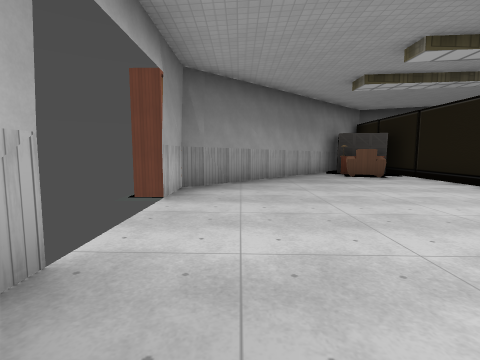
[1] (above)

17 first-person views from a walk through a Godot game level. The camera is 1.4 m above the floor, tilts 6° down and sees 85° across. The floor is counted in squares, 2 m on a side. Each view is taken from the middle of a square. On the plan, view 1 faces up. The plan holds only what a view shows up to about 9 squares ahead; the rest is blank. Some surface patterns are stand-ins.

[2]
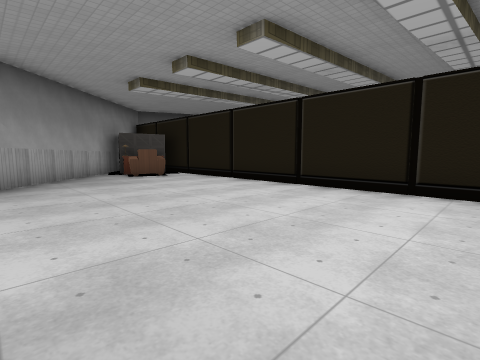

[3]
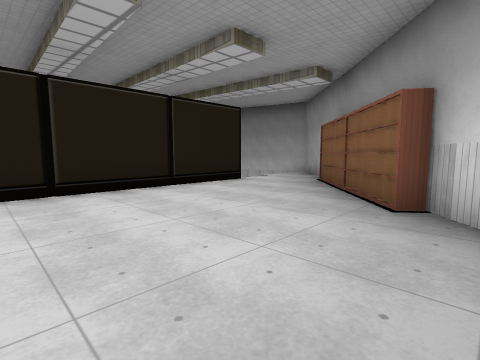

[4]
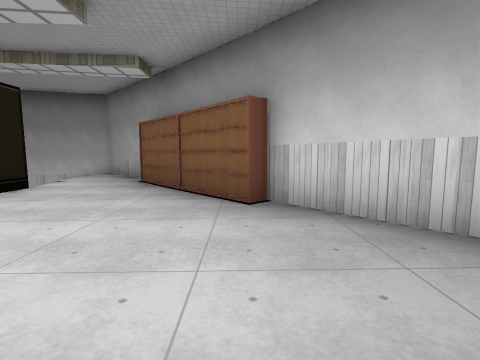

[5]
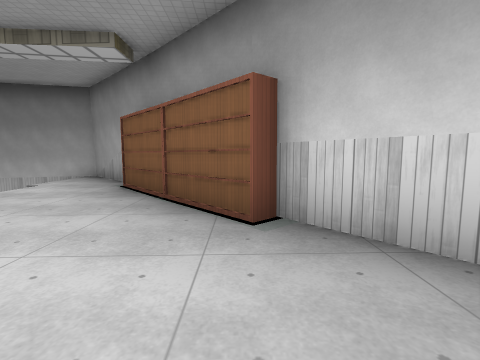

[6]
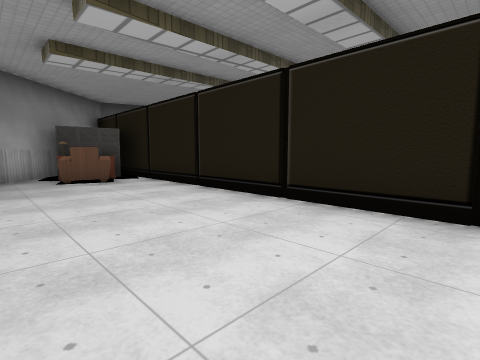

[7]
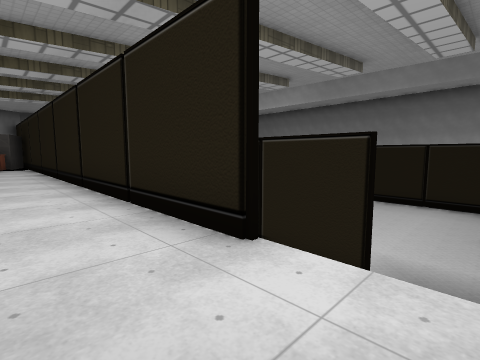

[8]
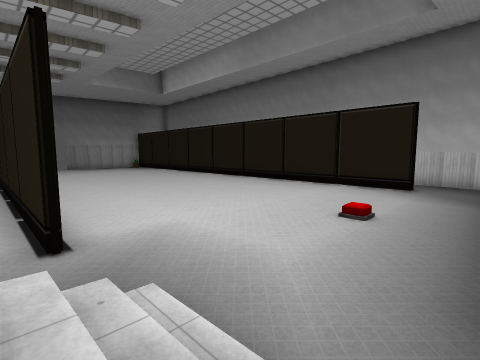

[9]
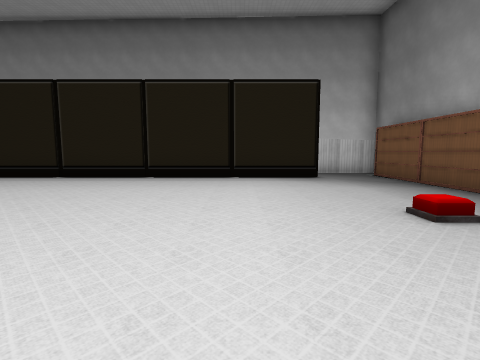

[10]
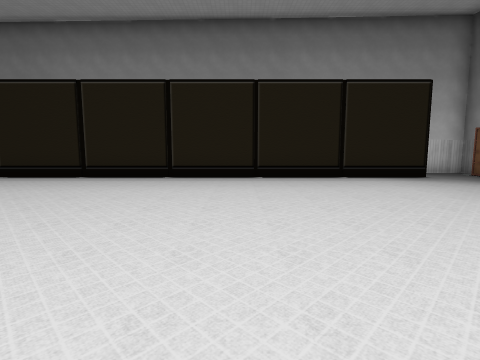

[11]
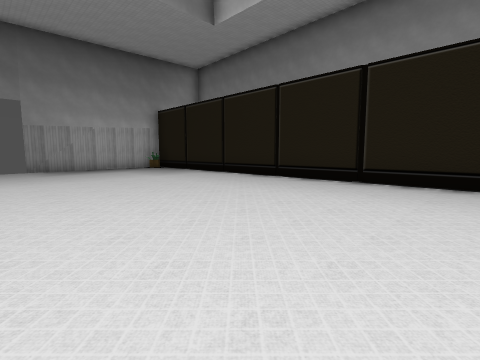

[12]
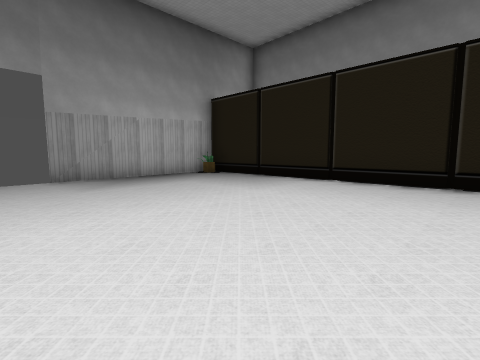

[13]
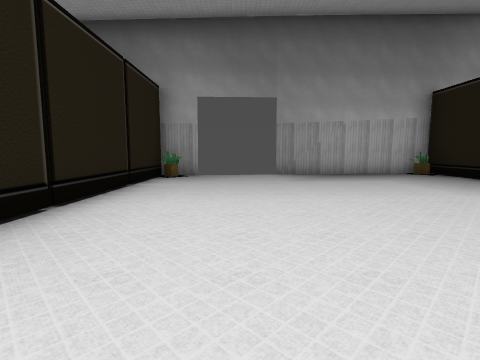

[14]
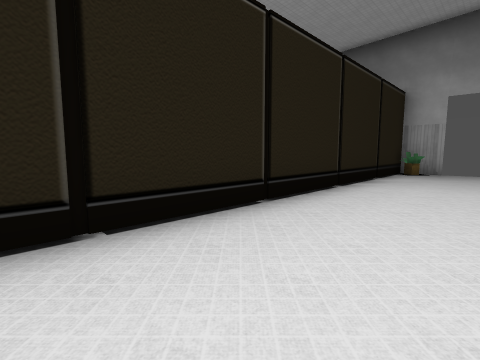

[15]
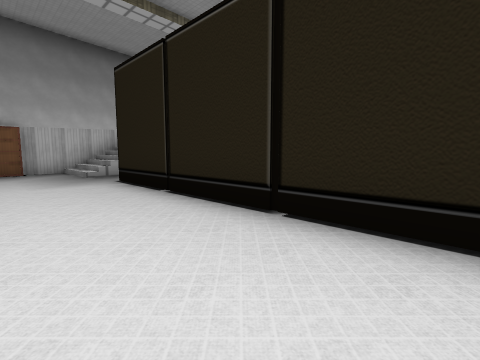

[16]
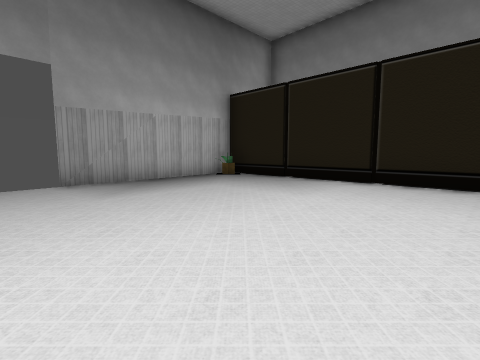

[17]
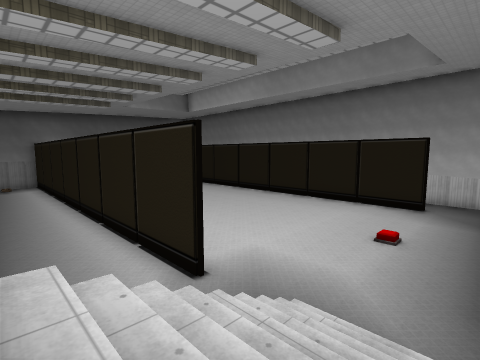

### Floor plan
Key: @ floor where view 1 was taken; # wall or solid block; . main floor; : floor 3 m higher than the main floor; + floor 3.25 m higher than the main floor; / step, stairs or slope; E desk; C chair; B bookshelf; P plant.
Columns run from 2 left of view 1 to 19 right of it. Each row starts with its distance up from view 1.
 14               #####P
 13           #####....P
 12           #........#
 11       #   #........#
 10     ####  #........#
  9    ##+E## #........#
  8   ##++C:# #........#
  7  ##++++:# #........#
  6 ##+++++:# #........#
  5 #++++++:#.#........#
  4  ++++++:#.#........#
  3  ++++++:#.#........#
  2  ++++++:#.#........#
  1  ++++++:#.#........#
  0  #@++++:#.#........#
 -1  ##++++:#.#........#
 -2   #B+++:#.#........#
 -3    BB++:# #........#
 -4     BB+:/ .........#
 -5      B+: ///.......#.#
 -6       #:////.........#
 -7       ##////.B...B.B.#
 -8        ######        #

Positions as (right, up) in squares from view 1, and headings:
1: (0, 0), facing up
2: (0, 0), facing up-right
3: (0, 2), facing down-right
4: (1, 2), facing down
5: (1, 1), facing down
6: (2, 1), facing up-right
7: (4, -5), facing up-right
8: (8, -7), facing up-right
9: (10, -3), facing right
10: (10, 0), facing right
11: (11, 2), facing up-right
12: (11, 6), facing up-right
13: (11, 5), facing up
14: (11, 3), facing up-left
15: (11, 3), facing down-left
16: (11, 7), facing up-right
17: (6, -7), facing up-right
